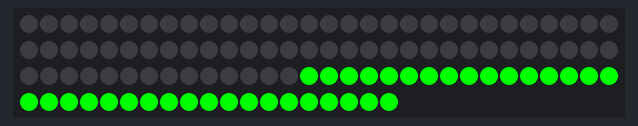
The program below on a simulated Arduino Nano, built with avr-gcc and run on an emulated ATmega328P. On the bench: 109 RGB LEDs in strip order, left to right, continuing on the next row.

Above: at 38.1 s.

The program:

main.cpp
```cpp
#include <Arduino.h>
#include <Adafruit_NeoPixel.h>

#define PIN        5 // On Trinket or Gemma, suggest changing this to 1
#define NUMPIXELS 109 // Popular NeoPixel ring size

Adafruit_NeoPixel pixels(NUMPIXELS, PIN, NEO_GRB + NEO_KHZ800);

const long COUNTDOWN_TIME = (5l*60l*407l);

long startTime;

void setup() {
  pixels.begin();
  pixels.clear();
  startTime = millis();
  Serial.begin(9600);
}


void loop() {
  long time = millis();
  long currentTime = time-startTime;
  //Serial.println(currentTime);
  if (currentTime<=COUNTDOWN_TIME)
  {
    //Serial.println("A");
    int ledProgress = map(currentTime, 0, COUNTDOWN_TIME, 0, NUMPIXELS);
    //Serial.println(ledProgress);

    for(int i=0; i<NUMPIXELS; i++) {
      if (i<=ledProgress)
      {
        pixels.setPixelColor(NUMPIXELS-i-1, pixels.Color(0, 255, 0));
      }
    }

    pixels.show();
  } else {
    while (true) {
      for(int i=0; i<NUMPIXELS; i++) { // For each pixel...
        pixels.setPixelColor(i, pixels.Color(255, 0, 0));
      }
      pixels.show();
      delay(300);
      pixels.clear();
      pixels.show();
      delay(300);
    }
  }
}
```
